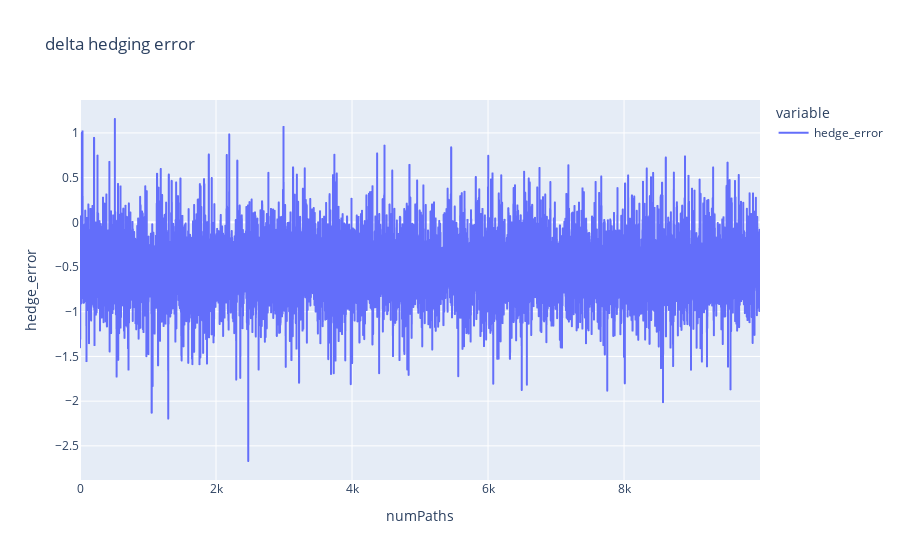

Source (notebook cell):
### Code cell
fig = px.line(hedge_err_, title = 'delta hedging error',
             labels = {
                 "value":"hedge_error"
                       
                      })

fig.show()

### Figure 1 — Plotly figure (JSON) as saved in the notebook; plotly's stock layout.template omitted (floating-point values rounded to 4 significant figures; data arrays with more than 128 entries replaced by an {"elided": "..."} marker saying what was removed)
{"data": [{"hovertemplate": "variable=hedge_error<br>numPaths=%{x}<br>hedge_error=%{y}<extra></extra>", "legendgroup": "hedge_error", "line": {"color": "#636efa", "dash": "solid"}, "marker": {"symbol": "circle"}, "mode": "lines", "name": "hedge_error", "showlegend": true, "type": "scattergl", "x": {"elided": "10000 int values"}, "xaxis": "x", "y": {"elided": "10000 float values"}, "yaxis": "y"}], "layout": {"autosize": true, "legend": {"title": {"text": "variable"}, "tracegroupgap": 0}, "title": {"text": "delta hedging error"}, "xaxis": {"anchor": "y", "autorange": true, "domain": [0, 1], "range": [0, 9999], "title": {"text": "numPaths"}, "type": "linear"}, "yaxis": {"anchor": "x", "autorange": true, "domain": [0, 1], "range": [-2.882, 1.368], "title": {"text": "hedge_error"}, "type": "linear"}}}
